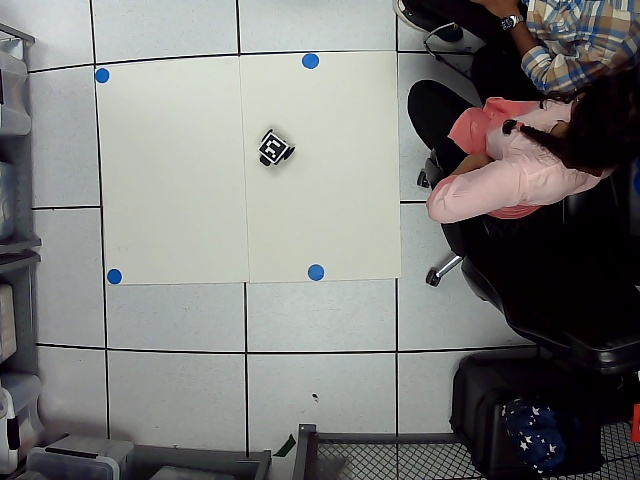
#> input picture OLD/pattern-gen-gui/temp_camera_frame.jpg, 640 x 480 px, given in place of the camera
$ python obstacle_bot_grid.py
#> lines starting #> are read from the running program, lines starting #| are printed output that depends on the picture; after the words box and inside, x2 and y2 are one past the last pixel; in counts of white or black regions, pixels touching at a corner belong together
import cv2
import cv2.aruco as aruco
import numpy as np
import time

# ----- CONFIGURATION -----
MARKER_ID_TO_TRACK = 782
MARKER_DICT = aruco.DICT_ARUCO_ORIGINAL
CAMERA_INDEX = 0
FLOOR_LOWER = np.array([0, 0, 150])
FLOOR_UPPER = np.array([180, 60, 255])
CELL_PIXEL_SIZE = 30
PRINT_INTERVAL = 5  # seconds

# ----- INITIALIZE -----
cap = cv2.VideoCapture(CAMERA_INDEX)
aruco_dict = aruco.getPredefinedDictionary(MARKER_DICT)
parameters = aruco.DetectorParameters()
detector = aruco.ArucoDetector(aruco_dict, parameters)
last_print_time = time.time()

print("Tracking ArUco marker... Press 'q' to quit.")

# Will store robot center each frame
cx, cy = None, None

while True:
    ret, frame = cap.read()
#> frame is the input picture: shape (480, 640, 3); mean B, G, R 120.3, 121.9, 122
    if not ret:
        print("Failed to grab frame")
        break

    height, width = frame.shape[:2]
#> height = 480; width = 640
    marker_mask = np.zeros((height, width), dtype=np.uint8)
    cx, cy = None, None  # reset per frame

    # --- ArUco Detection ---
    corners, ids, _ = detector.detectMarkers(frame)
#> corners = ([[270, 135], [285, 145], [274, 161], [259, 150]],); ids = [782]
    if ids is not None:
        for i, marker_id in enumerate(ids.flatten()):
            if marker_id == MARKER_ID_TO_TRACK:
                pts = corners[i][0]
                cx = int(pts[:, 0].mean())
                cy = int(pts[:, 1].mean())

                top_left = pts[0]
                top_right = pts[1]
                delta_x = top_right[0] - top_left[0]
                delta_y = top_right[1] - top_left[1]
                angle = np.arctan2(delta_y, delta_x) * 180.0 / np.pi

                cv2.polylines(frame, [pts.astype(int)], isClosed=True, color=(0, 255, 0), thickness=2)
                cv2.circle(frame, (cx, cy), 5, (0, 0, 255), -1)
                cv2.putText(frame, f"ID:{marker_id} ({cx},{cy})", (cx+10, cy),
                            cv2.FONT_HERSHEY_SIMPLEX, 0.6, (0, 0, 255), 2)
                cv2.putText(frame, f"Angle: {angle:.2f}", (cx + 10, cy + 30),
                            cv2.FONT_HERSHEY_SIMPLEX, 0.6, (238, 244, 44), 2)

                cv2.fillConvexPoly(marker_mask, pts.astype(int), 255)
                MARGIN = 60
                x, y, w, h = cv2.boundingRect(pts.astype(int))
                x1 = max(x - MARGIN, 0)
                y1 = max(y - MARGIN, 0)
                x2 = min(x + w + MARGIN, width)
                y2 = min(y + h + MARGIN, height)
                marker_mask[y1:y2, x1:x2] = 255
#> this loop made 1 pass
#> (marker_id, pts, cx, cy, delta_x, delta_y, angle, MARGIN) on pass 1: (782, [[270, 135], [285, 145], [274, 161], [259, 150]], 272, 147, 15, 10, 33.69, 60)
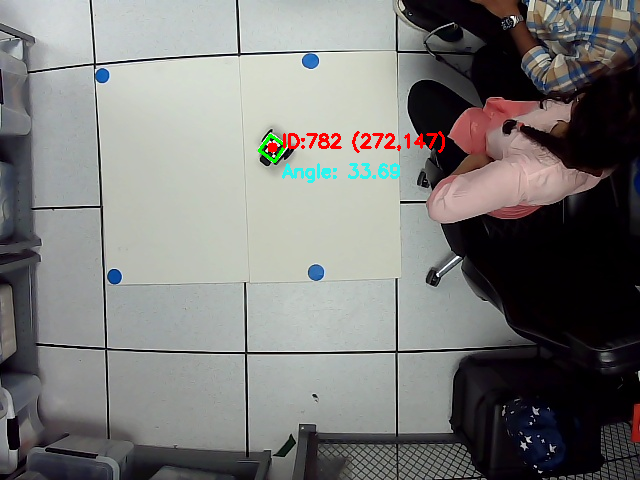
#> frame: shape (480, 640, 3); 0.75% of pixels changed, all inside (x1, y1, x2, y2) = (258, 131, 445, 183)
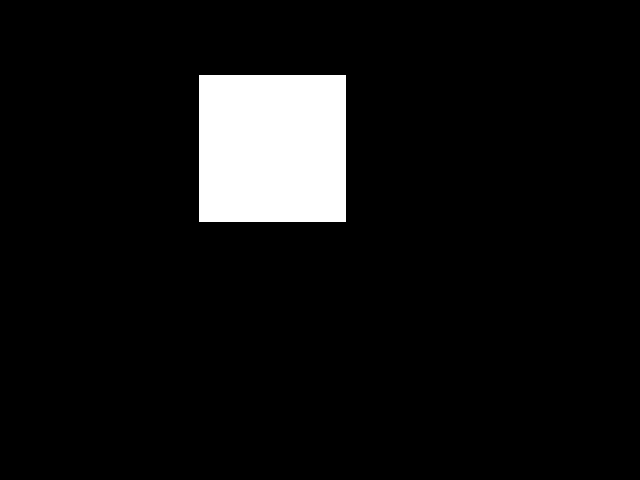
#> marker_mask: shape (480, 640); 7% white; 1 white region, box (x1, y1, x2, y2) and area: (199, 75, 346, 222) 21609

    # --- Floor Detection ---
    hsv = cv2.cvtColor(frame, cv2.COLOR_BGR2HSV)
#> hsv: shape (480, 640, 3); mean H, S, V 79, 57.8, 126.8
    floor_mask = cv2.inRange(hsv, FLOOR_LOWER, FLOOR_UPPER)
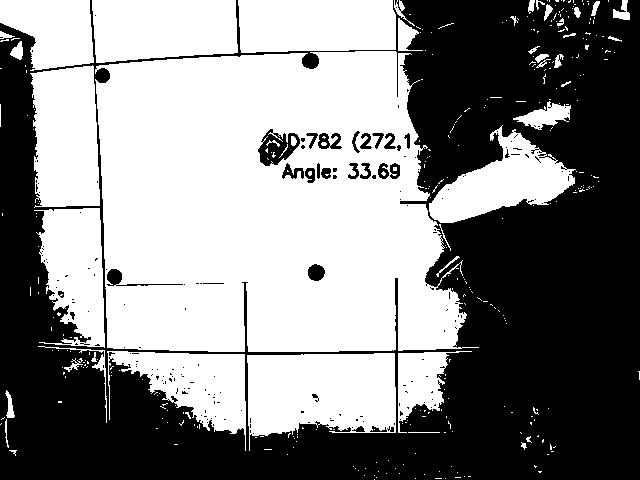
#> floor_mask: shape (480, 640); 52.1% white; 193 black regions (167 under 20 px), largest, box (x1, y1, x2, y2) and area: (0, 0, 640, 480) 143415, (258, 129, 300, 166) 830, (107, 269, 183, 286) 281
    floor_mask = cv2.morphologyEx(floor_mask, cv2.MORPH_CLOSE, np.ones((5, 5), np.uint8))
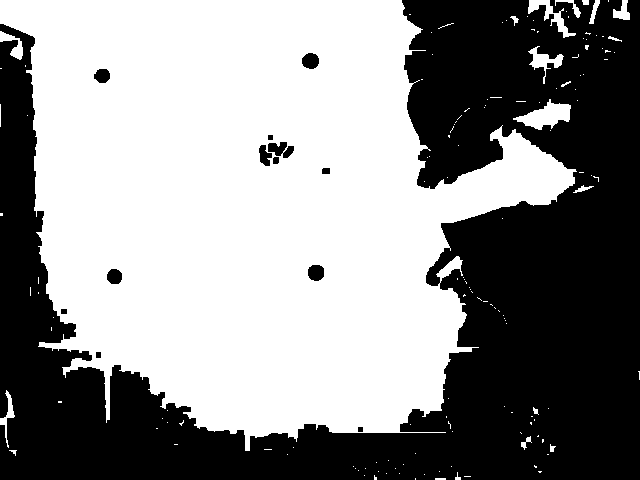
#> floor_mask: shape (480, 640); 55.4% white; 13 black regions, largest, box (x1, y1, x2, y2) and area: (0, 0, 640, 480) 135695, (268, 142, 294, 158) 266, (302, 53, 319, 69) 216

    # --- Obstacle Detection ---
    combined_mask = cv2.bitwise_or(floor_mask, marker_mask)
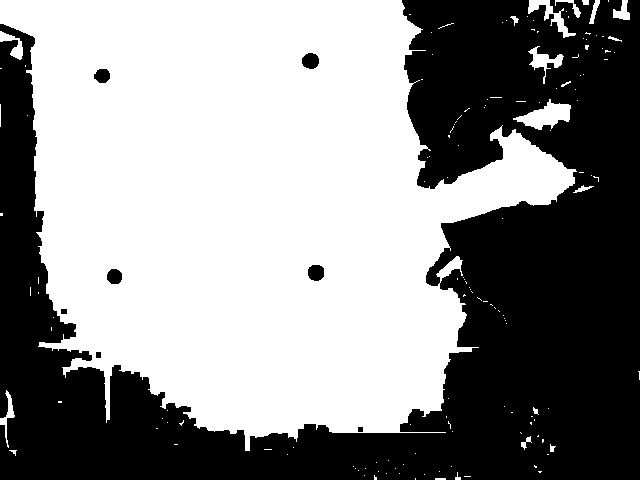
#> combined_mask: shape (480, 640); 55.5% white; 8 black regions, largest, box (x1, y1, x2, y2) and area: (0, 0, 640, 480) 135695, (302, 53, 319, 69) 216, (308, 265, 324, 281) 216
    obstacle_mask = cv2.bitwise_not(combined_mask)

    # --- Draw red overlay on obstacle regions ---
    obstacle_pixels = obstacle_mask > 0
    overlay = np.zeros_like(frame)
    overlay[:, :] = (0, 0, 255)
    frame[obstacle_pixels] = cv2.addWeighted(frame[obstacle_pixels], 0.5,
                                             overlay[obstacle_pixels], 0.5, 0)
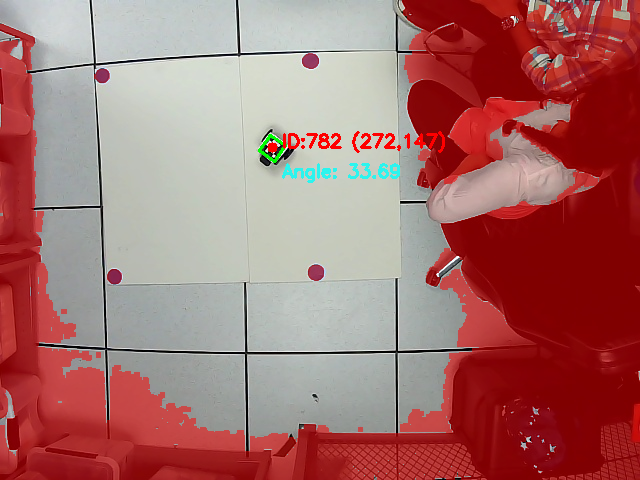
#> frame: shape (480, 640, 3); mean B, G, R 108.4, 110.9, 166.9

    # --- Dynamic Grid Generation ---
    grid_cols = max(1, width // CELL_PIXEL_SIZE)
#> grid_cols = 21
    grid_rows = max(1, height // CELL_PIXEL_SIZE)
#> grid_rows = 16
    resized_obstacle = cv2.resize(obstacle_mask, (grid_cols, grid_rows), interpolation=cv2.INTER_NEAREST)
    obstacle_grid = (resized_obstacle > 0).astype(int)

    # --- Add Robot Position to Grid (mark as 2) ---
    if cx is not None and cy is not None:
        grid_x = min(cx * grid_cols // width, grid_cols - 1)
#> grid_x = 8
        grid_y = min(cy * grid_rows // height, grid_rows - 1)
#> grid_y = 4
        obstacle_grid[grid_y, grid_x] = 2

    # --- Print Grid Every PRINT_INTERVAL Seconds ---
    now = time.time()
    if now - last_print_time > PRINT_INTERVAL:
        print(f"\nObstacle Grid ({grid_rows} rows × {grid_cols} cols):")
        print("Legend: 0 = free, 1 = obstacle, 2 = robot")
        for row in obstacle_grid:
            print(''.join(str(cell) for cell in row))
        last_print_time = now

    # --- Show Frame ---
    cv2.imshow("ArUco Tracker with Obstacles", frame)
    if cv2.waitKey(1) & 0xFF == ord('q'):
#> (key q is pressed here)
        break

cap.release()
cv2.destroyAllWindows()
